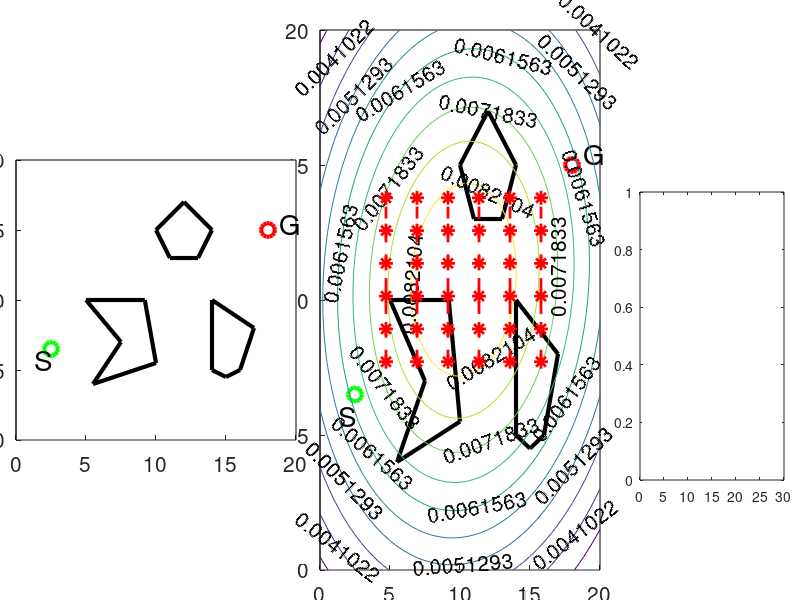

Reproduce this figure in MATLAB. (Note: this script raises an error after producing the figure.)
function f = cem_planning_test()
% EN530.678: demonstration of the cross-entropy method (CEM)
% for simple path planning with obstacles
%
% Marin Kobilarov, marin(at)jhu.edu


sn = 6;  % total intermediate knots
ng = 1;  % number of Gaussian mixture models
iter = 30; % total iterations

S = si_init(sn, ng);

N = 50;  % total samples
p =.1;    % rho-quantile
nf = round(p*N);

S.ss = [];

s = feval(S.f_sinit, S);

crs = inf*ones(1,iter);

video =0;  %set to 1 to record a video
mov = 0;
if video,
  mov = avifile('ce.avi');
  mov.Quality = 100;
  mov.fps = 30;
end

uf = 0;   % set to 1 to generate and save separate plots for each iteration

S.uf = uf;

f1 = [];
f2 = [];

if uf
  f1 = figure
else
  figure
  set(gcf,'Position', [0 0 1280 480])
  subplot(1,3,1)
  subplot('Position',[0.02 0.05 .35 .9])
end

draw_env(S, 0);
view(2)
axis([0 20 0 20])
axis equal
drawnow

if uf
  f3 = figure
else
  subplot(1,3,3)
  subplot('Position',[0.8 0.2 .18 .48])
end
plot(1:iter, crs)

drawnow


if uf
  f2 = figure
else
  subplot(1,3,2)
  subplot('Position',[0.4 0.05 .35 .9])
end

feval(S.f_draws, s, S);

drawnow

pss = zeros(N, S.n*S.sn);

for k=1:iter,

  S.k = k;  
  if uf
    figure(f1);
  else    
    subplot(1,3,1)
    subplot('Position',[0.02 0.05 .35 .9])
  end

  hold off

  draw_env(S, 0);
  view(2)
  axis([0 20 0 20])
  axis equal
  
  disp('sampling')
  tic
  
  j0 = 2;
  if k==1
    j0=1;
  end
    
  for j=j0:N
    pss(j,:) = feval(S.f_sample, s, 1, S);

    xs = feval(S.f_traj, pss(j,:), S);

    S.ss(j).xs = xs;
    S.ss(j).c = feval(S.f_cost, pss(j,:), S);
        
    draw_path(xs, S, 'm', 1, 1);

    draw_bc(S, 0)

    axis([0 20 0 20])
    view(2)    
    drawnow
    if video,
      %    mov = addframe(mov,getframe(gca));
      mov = addframe(mov,gcf);
    end
    
  end
  toc
  
  if k==1
    Js1 = [S.ss.c]  % Question: what is S.ss.c?
    save('ce_Js.txt', 'Js1', '-ascii');
  end

  
  disp('fitting')
  tic  
  [pss, cs] = ce_sort(pss, S);

  a = .9;
  sn = ce_fit(pss(1:nf,:), s, S);

  s.mu = a*sn.mu + (1-a)*s.mu;
  s.Sigma = a*sn.Sigma + (1-a)*s.Sigma;

  toc 
 
  % draw optimal
  xs = feval(S.f_traj, pss(1,:), S);
  draw_path(xs, S, 'k-', 3, 10)

%  for j=1:nf
%    draw_path(xss(:,:,j), S, 'b', 3);
%  end
  drawnow

  if uf
    saveas(gca,[num2str(k) '_1.eps'],'psc2');
  end
  
  crs(k) = cs(1);
  
  if uf
    figure(f3)
  else
    subplot(1,3,3)
    subplot('Position',[0.80 0.2 .18 .48])
  end

  if 1
    hold off   
    if (S.sys == 'ui')
      semilogy(1:k, crs(1:k), '-o', 'LineWidth',3)
    else
      plot(1:k, crs(1:k), '-o', 'LineWidth',3)
    end
      %  set(gca,'XTick',1:k)
    xlabel('iterations', 'FontSize', 15)
    ylabel('cost', 'FontSize', 15)
    
    set(gca, 'FontSize',15)
  end

  if uf
    saveas(gca,[num2str(k) '_3.eps'],'psc2');
  end
  
  if uf
    figure(f2);
  else
    subplot(1,3,2)
    subplot('Position',[0.4 0.05 .35 .9])
  end
  feval(S.f_draws, s, S);
  drawnow
  
  if uf
    saveas(gca,[num2str(k) '_2.eps'],'psc2');
  else
    %uncomment to save a new figure at each iteration
    % saveas(gca,[num2str(k) '.eps'],'psc2');
  end
    
  if video,
    %    mov = addframe(mov,getframe(gca));
    mov = addframe(mov,gcf);
  end
  
end

if video,
  mov = close(mov);
  saveas(gca,['all.eps'],'psc2');
end


function [pss, cs] = ce_sort(pss, S)
N = size(pss, 1); % number of samples
cs = zeros(N, 1);
for i=1:N,
  cs(i) = feval(S.f_cost, pss(i,:), S);
end
[cs,is] = sort(cs, 1, 'ascend');
pss = pss(is,:);


function s = ce_fit(pss, s, S)

% fit independently each point
if (S.ng == 1) 
  for i=1:S.sn,
    % extract all samples at i-th point
    ind = (i-1)*S.n + (1:S.n);
    s.mu(ind) = mean(pss(:,ind));
    s.Sigma(ind,ind) = cov(pss(:,ind)) + diag(S.rf.*rand(S.n,1));
  end
else
  if S.k > inf
    s = gmdistribution.fit(pss, S.ng, 'Start', s);
  else
    s = gmdistribution.fit(pss, S.ng, 'Regularize',.01);
  end
end


%%%%%%% problem specific %%%%%%%%%%

function S = si_init(sn, ng)

S.sys = 'si';

% problem specific params

% general parameters
S.f_sinit = @si_sinit;
S.f_traj = @si_traj;
S.f_draws = @si_draws;
S.f_sample = @si_sample;
S.f_valid = @si_valid;
S.f_cost = @si_cost;

S.n = 2;            % Question: What is S.n? system dimension?
S.sn = sn;
S.ng = ng;

circ = 0            % Circular obstacle

% Here defines obstacle
if ~circ

S.Ps(1).xv = [10, 11, 13, 14, 12, 10];
S.Ps(1).yv = [15, 13, 13, 15, 17, 15];

S.Ps(2).xv = [5.5, 10, 9.2, 5, 7.5, 5.5];
S.Ps(2).yv = [4, 5.5, 10, 10, 7, 4];

S.Ps(3).xv = [14, 15, 16, 17, 14, 14];
S.Ps(3).yv = [5, 4.5, 5, 8, 10, 5];

S.xi = [2.5; 6.5];
%S.xi = [2.5; 1];
S.xf = [18; 15];

else

  S.Os(1).q = [10,10];
  S.Os(1).r =4;

  S.xi = [2; 2];
  %S.xi = [2.5; 1];
  S.xf = [18; 18];


end

%S.xi = [5.5; 1];

S.snf = 6*S.sn;
S.ph = 0;

S.rf = [.1; .1];


function xs = stline(xi, xf, sn)        % Question: stline = straight line?
n = length(xi);
xs = zeros(n, sn + 2);
for i=1:n
  xs(i,:) = linspace(xi(i), xf(i), sn+2);
end


function s = si_sinit(S)
s.mu = zeros(S.ng, S.n*S.sn);
s.Sigma = zeros(S.n*S.sn, S.n*S.sn, S.ng);

xs = stline(S.xi,S.xf, S.sn); 

for j=1:S.ng,
  s.mu(j,:) = reshape(xs(:,2:end-1), S.n*S.sn, 1);
  s.Sigma(:,:,j) = 100*eye(S.n*S.sn);
end

s.PComponents = 1/S.sn*ones(S.ng,1);



function xs = si_traj(ps, S)
xs = [S.xi, reshape(ps, S.n, S.sn), S.xf];
xs = interp1(linspace(0, 1, size(xs,2)), xs', ...
             linspace(0, 1, S.snf), 'cubic')';



function ps = si_sample(s, c, S)

ps = zeros(1, S.n*S.sn);
while(1)
  if (S.ng > 1)
    obj = gmdistribution(s.mu, s.Sigma, s.PComponents);
    ps = random(obj,1);
  else
    for i=1:S.sn,
      ind = (i-1)*S.n + (1:S.n);
      ps(ind) = mvnrnd(s.mu(ind), s.Sigma(ind,ind), 1);
    end
  end
  if ~c || feval(S.f_valid, ps, S)
    break
  end
end



function f = si_cost(ps, S)
ps = reshape(ps, S.n, S.sn);
xsa = [S.xi, ps];
xsb = [ps, S.xf];
dxs = xsb - xsa;
f = sum(sqrt(sum(dxs.*dxs, 1)));


function f = si_draws(s, S)
hold off
axis([0 20 0 20])
draw_env(S, 0);

Z = [];

xr = 0:.5:20;
yr = 0:.5:20;

[X,Y] = meshgrid(xr, yr);
Xr = reshape(X, size(X,1)*size(X,2), 1);
Yr = reshape(Y, size(Y,1)*size(Y,2), 1);

for i=1:S.sn,  
  ind = (i-1)*S.n + (1:2);
  obj = gmdistribution(s.mu(:,ind), s.Sigma(ind,ind,:), ...
                       s.PComponents);

  p = pdf(obj, [Xr, Yr]);
  if i==1
    Z = p;
  else
    Z = Z + p;
  end
  
  
%  ezcontour(@(x,y)pdf(obj,[x y]),[0 20],[0 20])
end


ps = 0

if ps
%  alpha(0);

  h = surf(xr, yr, reshape(Z, length(xr), length(yr)));

  set(h,'FaceAlpha',0);
  view(-20,48)


else
  view(2)
  hold on
  [C,h] = contour(xr, yr, reshape(Z, length(xr), length(yr)));
  set(h,'ShowText','on','TextStep',get(h,'LevelStep')*2)
  text_handle = clabel(C,h);
  set(text_handle,'FontSize',15)
end
set(gca,'FontSize',15);
drawnow

hold on

for i=1:S.ng,  
  p = reshape(s.mu(i,:), S.n, S.sn);
  %  z = interp2(X,Y,reshape(Z, length(xr), length(yr)), p(1,:),
  %  p(2,:));
  z = 0*ones(size(p,2));
  plot3(p(1,:), p(2,:), z, 'r--', 'LineWidth', 2)
  plot3(p(1,:), p(2,:), z, 'r*', 'MarkerSize', 10, 'LineWidth', 2)

end



function f = draw_path(xs, S, c, lw, ms)

plot3(xs(1,:), xs(2,:), S.ph*ones(size(xs,2),1), [c '-'], ...
      'LineWidth', lw, 'MarkerSize', ms);



function f = draw_env(S, z)

plot3([0,0,20,20], [0,20,20,0], [z z z z], '-k')
hold on

if isfield(S, 'Os')
  for i=1:length(S.Os),
    q = S.Os(i).q;
    r = S.Os(i).r;
    a = 0:.1:2*pi;
    plot3(q(1) + cos(a)*r, q(2) + sin(a)*r, z*ones(size(a)), '-k', 'LineWidth',3)
  end
end

if isfield(S, 'Ps')
  for i=1:length(S.Ps),    
    length(S.Ps(i).xv)
    plot3(S.Ps(i).xv, S.Ps(i).yv, z*ones(size(S.Ps(i).xv)), '-k', 'LineWidth',3);
  end
end

draw_bc(S,z)
set(gca, 'FontSize',15)


function f = draw_bc(S,z)
plot3(S.xi(1), S.xi(2), z, 'og','MarkerSize',10, 'LineWidth',3) 
h = text(S.xi(1)-1.2, S.xi(2)-.8, 'S');
set(h, 'FontSize',20);
plot3(S.xf(1), S.xf(2), z, 'or','MarkerSize',10, 'LineWidth',3) 
h = text(S.xf(1)+.8, S.xf(2)+.4, 'G');
set(h, 'FontSize',20);

set(gca, 'FontSize',15)


function f = si_valid(ps, S)

if si_inside(reshape(ps,2,length(ps)/2), S)
  f = 0
  return
end
xs = si_traj(ps, S);
f = ~si_inside(xs, S);


function f = si_inside(xs, S)

dxs = zeros(size(xs));

if isfield(S, 'Os')
  for o=1:length(S.Os),
    dxs(1,:) = xs(1,:) - S.Os(o).q(1);
    dxs(2,:) = xs(2,:) - S.Os(o).q(2);
    ds = sqrt(sum(dxs.*dxs,1));
    r = S.Os(o).r;
    %  if (ds < r)
    if ds < r
      f = 1;
      return
    end
    
    for i=1:size(xs,2)-1
      a = xs(:,i+1) - xs(:,i);
      a = a/norm(a);
      b = S.Os(o).q(1:2)' - xs(:,i);
      d = b'*a;
      if (d > 0 && norm(d*a - b) < S.Os(o).r)
        f = 1;
        return
      end
    end
      
  end
end

if isfield(S, 'Ps')
  for i=1:length(S.Ps),
    if inpolygon(xs(1,:), xs(2,:), S.Ps(i).xv, S.Ps(i).yv)
      f = 1
      return
    end
    
    [xi, yi] = polyxpoly(xs(1,:), xs(2,:), S.Ps(i).xv, S.Ps(i).yv);
    if ~isempty(xi)
      f = 1;
      return
    end
  end
end


f = 0;